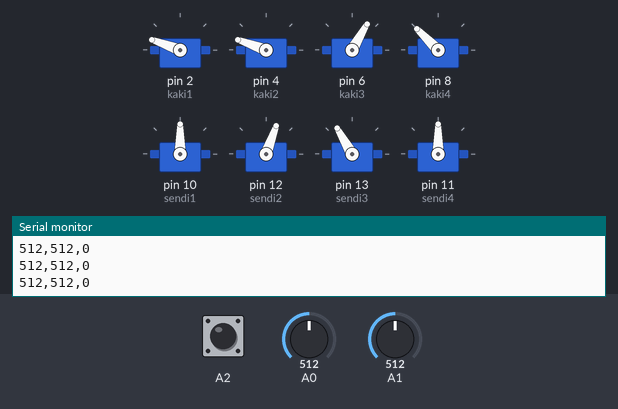
Simulated run of this sketch. Board: Arduino Uno, built with avr-gcc and run on an emulated ATmega328P. On the bench: 8 × servo, the last lines printed to the serial monitor. Inputs (shaded band) come from the test bench; at power-on: A2 HIGH, A0 = 512, A1 = 512.

Above: at 4.2 s.
4.3 s: A2 pulled LOW for 0.15 s
At 4.48 s:
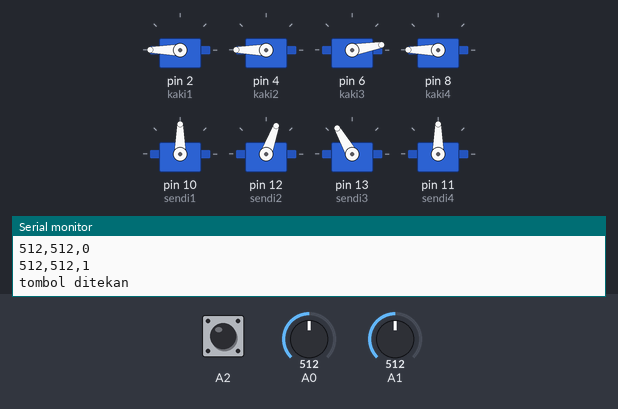
6.1 s: A0 set to 481
At 6.7 s:
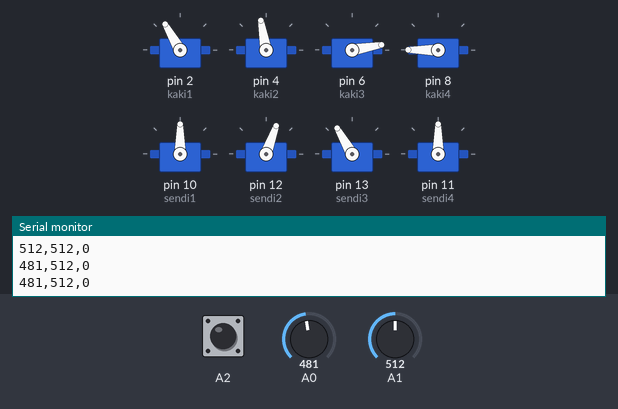
7.6 s: A1 set to 548
At 7.77 s:
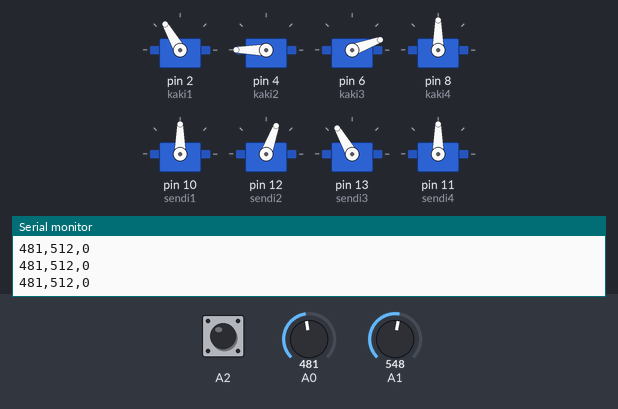
10.6 s: A0 set to 540
At 11.08 s:
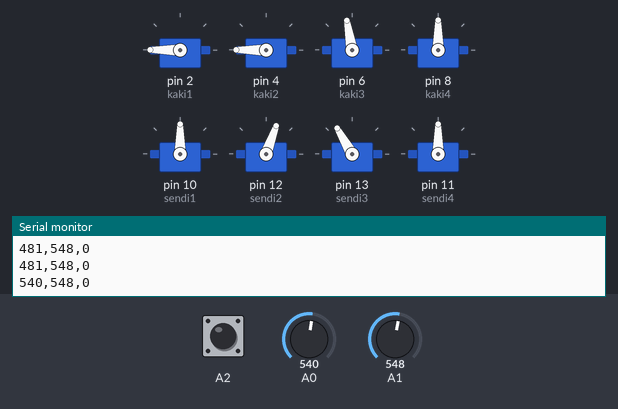
13.6 s: A1 set to 90
At 16.5 s:
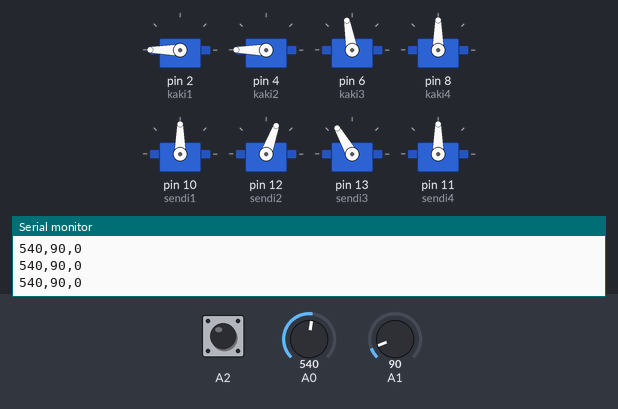
16.6 s: A1 set to 109
At 17.6 s:
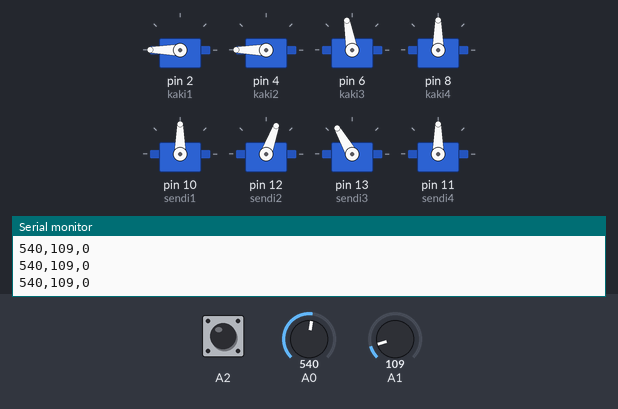
Timing chart, 0 to 19.1 s (numbered marks = the images above; inputs shaded):
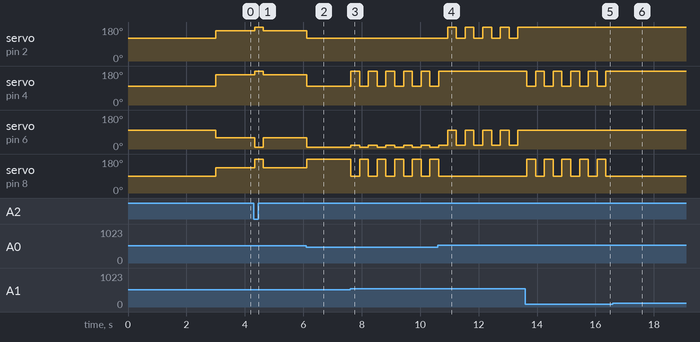

The sketch:

joystickRobot.ino
```cpp
int xValue = 0 ;
int yValue = 0 ;
int bValue = 0 ;

#include <Servo.h>

Servo kaki1;
Servo kaki2;
Servo kaki3;
Servo kaki4;

Servo sendi1;
Servo sendi2;
Servo sendi3;
Servo sendi4;

int pos = 0;
void setup() {
  Serial.begin(9600);
  pinMode(A2,INPUT);
  digitalWrite(A2,HIGH);
  kaki1.attach(2);  // attaches the servo on pin 9 to the servo object
  kaki2.attach(4);  // attaches the servo on pin 9 to the servo object
  kaki3.attach(6);  // attaches the servo on pin 9 to the servo object
  kaki4.attach(8);  // attaches the servo on pin 9 to the servo object

  sendi1.attach(10);  // attaches the servo on pin 9 to the servo object
  sendi2.attach(12);  // attaches the servo on pin 9 to the servo object
  sendi3.attach(13);  // attaches the servo on pin 9 to the servo object
  sendi4.attach(11);

   kaki4.write(90);
 sendi1.write(90);
kaki3.write(100);
sendi2.write(70);
kaki2.write(100);
sendi3.write(120);
kaki1.write(120);
sendi4.write(90);
delay(3000);
}

void loop() {
    kaki4.write(135);
 sendi1.write(90);
kaki3.write(60);
sendi2.write(70);
kaki2.write(160);
sendi3.write(120);
kaki1.write(160);
sendi4.write(90);
    xValue = analogRead(A0);
  yValue = analogRead(A1);
  bValue = digitalRead(A2);
  if(yValue > 530 ){
      kaki4.write(90);
 sendi1.write(90);
kaki3.write(20);
sendi2.write(70);
kaki2.write(180);
sendi3.write(120);
kaki1.write(120);
sendi4.write(90);
delay(300);
  }

if(yValue < 100 ){
kaki4.write(180);
 sendi1.write(90);
kaki3.write(100);
sendi2.write(70);
kaki2.write(100);
sendi3.write(120);
kaki1.write(180);
sendi4.write(90);
delay(300);
  }

Serial.print(xValue,DEC);
  Serial.print(",");
  Serial.print(yValue,DEC);
  Serial.print(",");
  Serial.print(!bValue);
  Serial.print("\n");

if(bValue == 0){
  Serial.println("tombol ditekan");
  kaki4.write(180);
sendi1.write(90);
kaki3.write(10);
sendi2.write(70);
kaki2.write(180);
sendi3.write(120);
kaki1.write(180);
sendi4.write(90);
delay(300);
}

if(xValue < 500){
   kaki4.write(180);
 sendi1.write(90);
kaki3.write(10);
sendi2.write(70);
kaki2.write(100);
sendi3.write(120);
kaki1.write(120);
sendi4.write(90);
delay(300);
}

 if(xValue > 530 ){
   kaki4.write(90);
 sendi1.write(90);
kaki3.write(100);
sendi2.write(70);
kaki2.write(180);
sendi3.write(120);
kaki1.write(180);
sendi4.write(90);
delay(300);
  }

}
```

Measured:
- the behaviour switches between 500 and 499 on A0 (found by bisection; images 1 and 2)
- the behaviour switches between 530 and 531 on A1 (found by bisection; images 2 and 3)
- the behaviour switches between 99 and 100 on A1 (found by bisection; images 5 and 6)
- after the input at 4.3 s, servo on pin 2 (kaki1), servo on pin 4 (kaki2): 160° → 180° at once, → 160° 0.30 s later; servo on pin 6 (kaki3): 60° → 10° at once, → 60° 0.30 s later; servo on pin 8 (kaki4): 135° → 180° at once, → 135° 0.30 s later
- after the input at 6.1 s, servo on pin 2 (kaki1): 160° → 120° at once; servo on pin 4 (kaki2): 160° → 100° at once; servo on pin 6 (kaki3): 60° → 10° at once; servo on pin 8 (kaki4): 135° → 180° at once
- after the input at 7.6 s, servo on pin 4 (kaki2): alternates 180° for 0.30 s and 100° for 0.30 s, starting at once; servo on pin 6 (kaki3): alternates 20° for 0.30 s and 10° for 0.30 s, starting at once; servo on pin 8 (kaki4): alternates 180° for 0.30 s and 90° for 0.30 s, starting at once
- after the input at 10.6 s, servo on pin 2 (kaki1): alternates 180° for 0.30 s and 120° for 0.30 s, starting after 0.34 s; servo on pin 4 (kaki2): goes on until 10.6 s, then stays 180°; servo on pin 8 (kaki4): goes on until 10.6 s, then stays 90°
- after the input at 13.6 s, servo on pin 2 (kaki1): stops changing and stays 180°; servo on pin 4 (kaki2): alternates 180° for 0.30 s and 100° for 0.30 s, starting after 0.05 s; servo on pin 6 (kaki3): stops changing and stays 100°; servo on pin 8 (kaki4): alternates 180° for 0.30 s and 90° for 0.30 s, starting after 0.05 s
- after the input at 16.6 s, servo on pin 4 (kaki2): stops changing and stays 180°; servo on pin 8 (kaki4): stops changing and stays 90°
